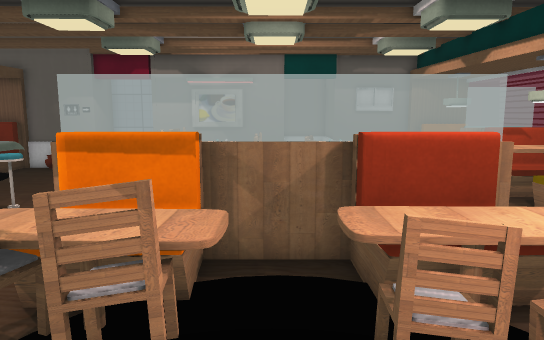
view 1 (above)

24 first-person views from a walk through a scene from a Unity 3-D project. The camera is 1.4 m above the floor, tilts 8° down and sees 70° across. Doors are open. The floor is counted in squares, 0.5 m on a side. Each view is taken from the middle of a square. On the plan, view 1 faces up. The plan holds only what a view shows up to about 20 squares ahead; the rest is blank. The place goes on beyond the plan. Some animated figures are not drawn. Some surface patterns are stand-ins.

view 2
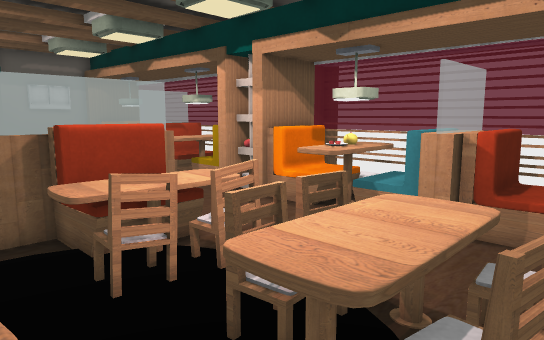

view 3
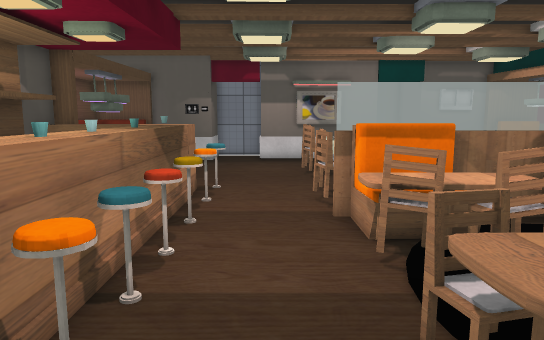

view 4
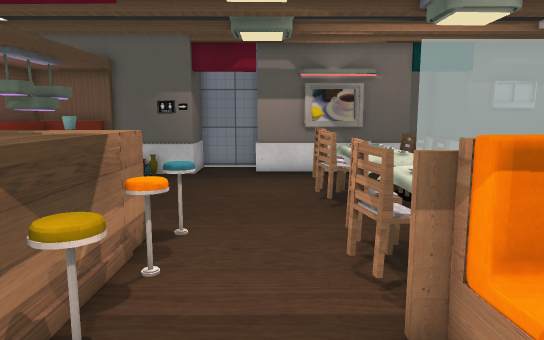

view 5
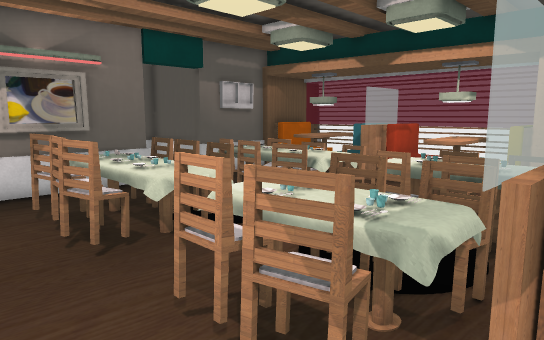

view 6
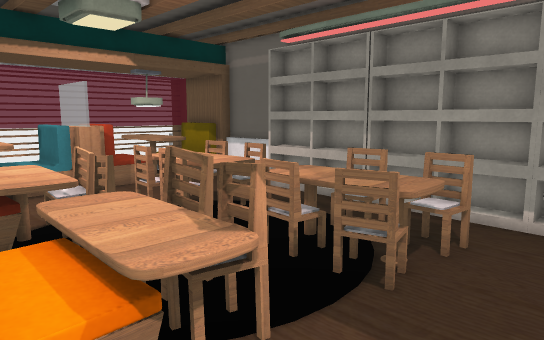

view 7
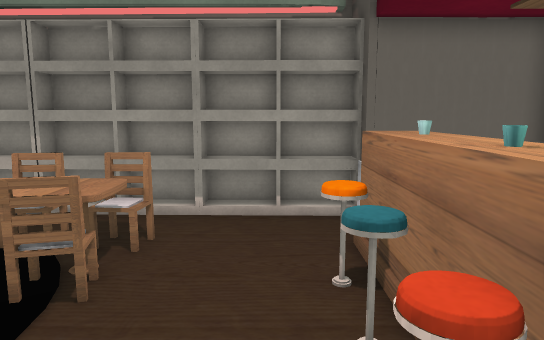

view 8
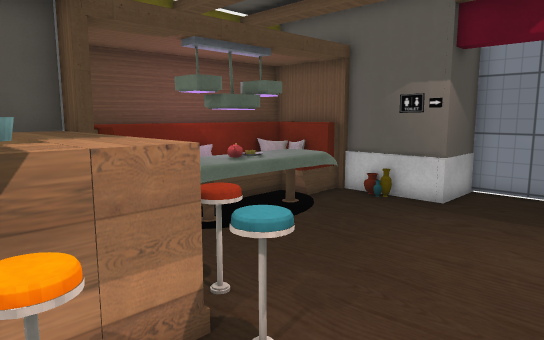

view 9
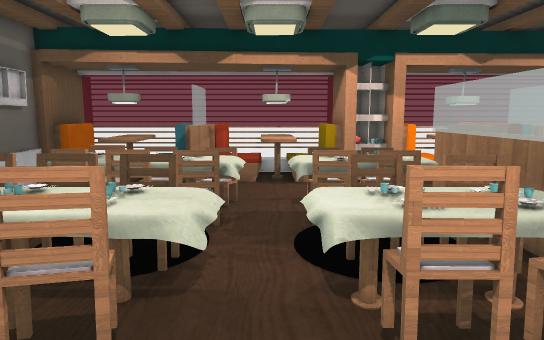

view 10
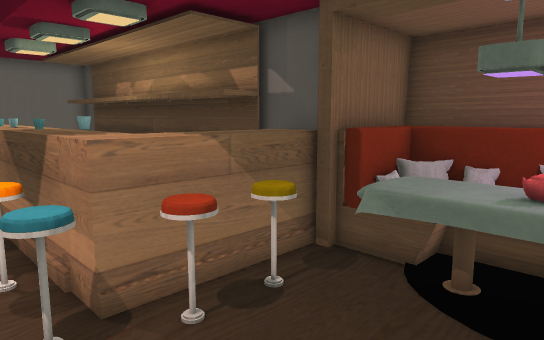

view 11
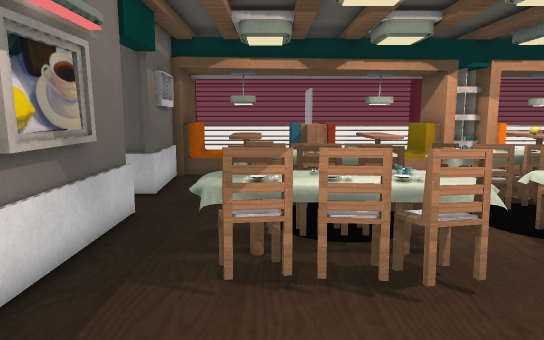

view 12
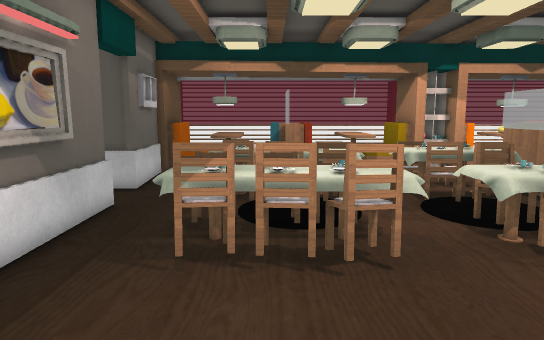

view 13
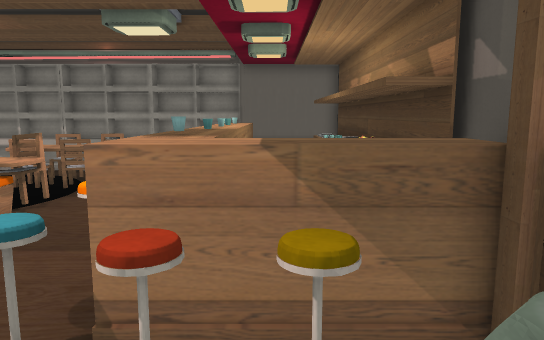

view 14
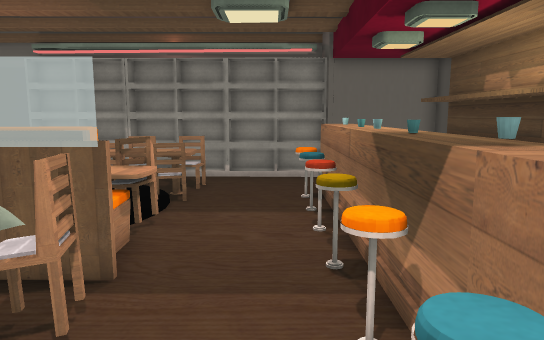

view 15
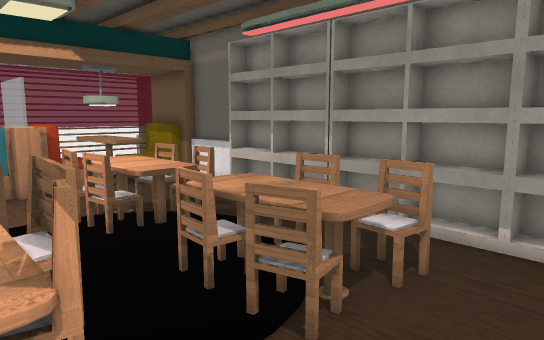

view 16
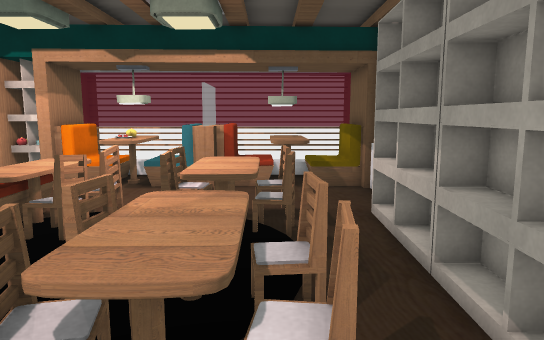

view 17
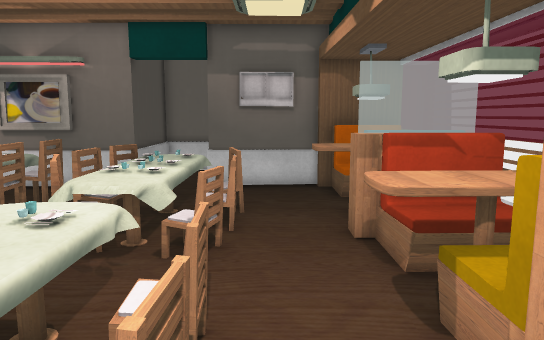

view 18
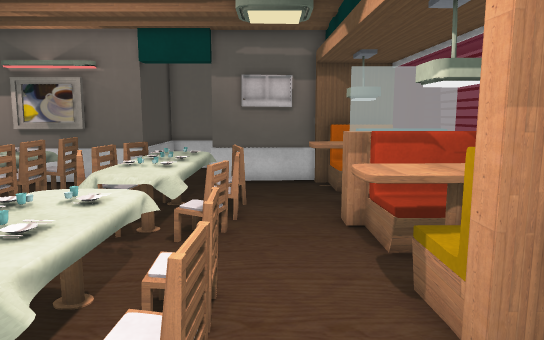

view 19
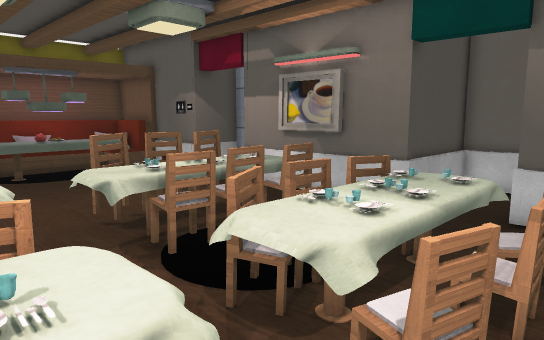

view 20
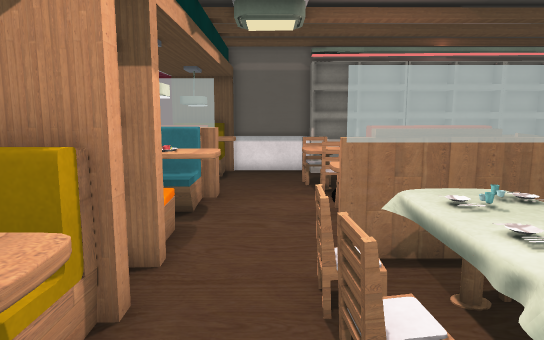

view 21
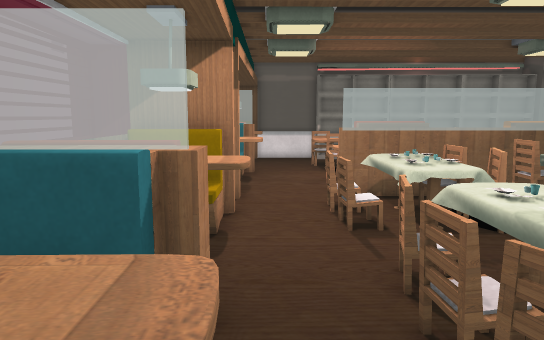

view 22
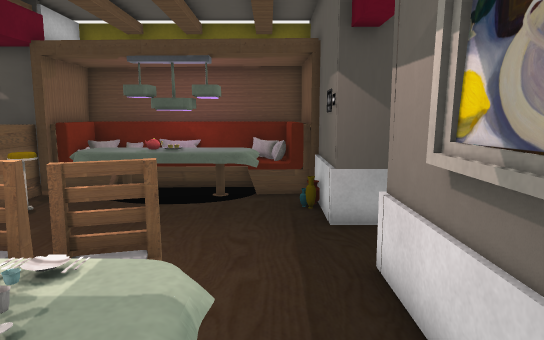

view 23
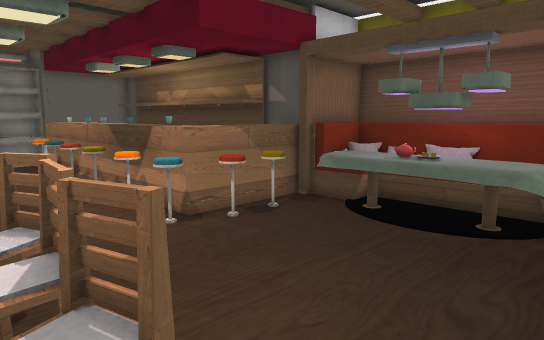

view 24
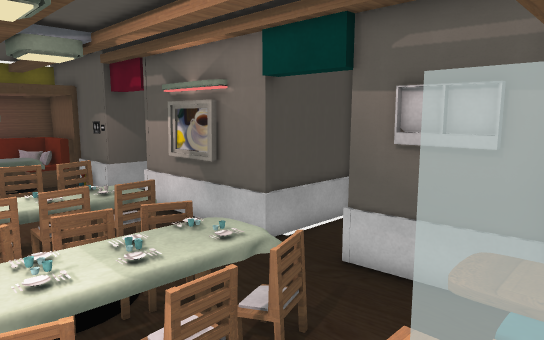

### Floor plan
Key: @ floor where view 1 was taken; # wall or solid block; . main floor; : floor 0.5 m higher than the main floor; + floor 0.75 m higher than the main floor; D open door; = window, fence, low wall or low ledge; O other object.
Columns run from 16 left of view 1 to 12 right of it. Each row starts with its distance up from view 1.
 27                  ###
 26                  #
 25                  #.=#
 24       ####       #.=#
 23       #DDD#     #DDD#####
 22   #####DDD########.=#####OO#
 21 OOO ===..................
 20 OOOO.........OO........OOOO
 19 OOOOO.......OOOO..OOOO.OOOO
 18 OOOOO.......OOOO..OO+O..O
 17 OOOOO.......OOOO OOOOO..OOO#
 16 OOOO........OOOO OOOOO..####
 15 OOOO........OOOO OOO.O..OOO#
 14 OOOOO........OOO..OOOO...:
 13 OOOOOOOO...........O...OOOO
 12 ###OOOOOO...OOOO OOOOO..OO:#
 11   #OOOOO....OOOO OOO+O...OO##
 10   #OOOOOO..OOO+O  OOOO...OO##
  9   OO  OOO...OOOO..OOOO...OO #
  8   OO  OO....####==####..#####
  7       OOO...OOOO..OOO...OOO##
  6       OO....OO:O OOOO...O::#
  5       OOO...OOOO OOOO..OOOO#
  4       OOO...OOOO  OOO..OOOO#
  3       OOO.....O    O.....OO#
  2       OOO....OO   OOO...#OO#
  1       OOO...OOOO    O...#OO#
  0   OO  OOO...OOOO@    ....  #
 -1   O   OO....OOOO  O.O...OOO#
 -2   #    .....O.......O...OOO#
 -3   ######.................  #
 -4        OOOOOOOOOOOOOO...OOO#
 -5        #####################

Where each view was taken, in squares from view 1:
view 1: 0 up, 0 right, facing up
view 2: 2 down, 1 left, facing up-right
view 3: 3 down, 6 left, facing up
view 4: 3 up, 6 left, facing up
view 5: 7 up, 7 left, facing up-right
view 6: 7 up, 7 left, facing down-right
view 7: 7 up, 7 left, facing down
view 8: 9 up, 5 left, facing up-left
view 9: 13 up, 8 left, facing right
view 10: 17 up, 7 left, facing down-left
view 11: 18 up, 10 left, facing right
view 12: 17 up, 11 left, facing right
view 13: 16 up, 11 left, facing down
view 14: 14 up, 7 left, facing down
view 15: 5 up, 7 left, facing down-right
view 16: 1 down, 7 left, facing right
view 17: 7 up, 6 right, facing up
view 18: 6 up, 6 right, facing up
view 19: 11 up, 6 right, facing up-left
view 20: 15 up, 6 right, facing down
view 21: 21 up, 7 right, facing down
view 22: 20 up, 0 right, facing left
view 23: 21 up, 3 left, facing down-left
view 24: 14 up, 9 right, facing up-left
